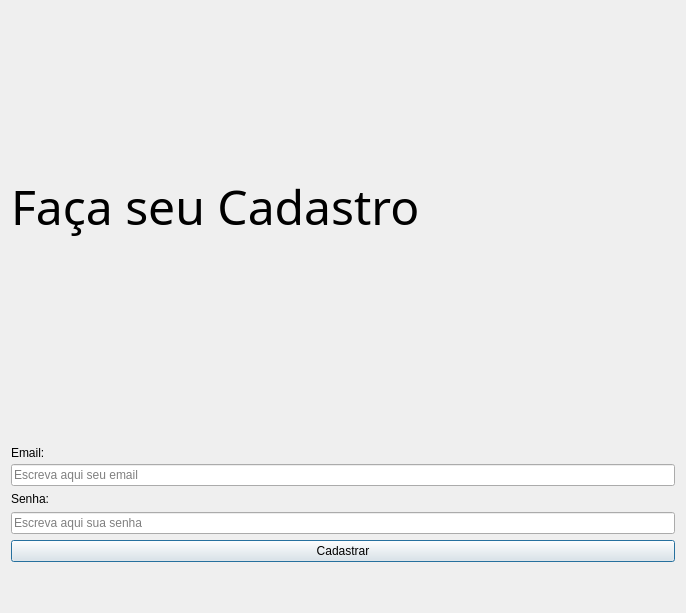
<?xml version="1.0" encoding="UTF-8"?>
<ui version="4.0">
 <class>Dialog</class>
 <widget class="QDialog" name="Dialog">
  <property name="geometry">
   <rect>
    <x>0</x>
    <y>0</y>
    <width>686</width>
    <height>613</height>
   </rect>
  </property>
  <property name="windowTitle">
   <string>Dialog</string>
  </property>
  <layout class="QVBoxLayout" name="verticalLayout">
   <item>
    <widget class="QLabel" name="label">
     <property name="maximumSize">
      <size>
       <width>16777215</width>
       <height>400</height>
      </size>
     </property>
     <property name="font">
      <font>
       <family>MS PGothic</family>
       <pointsize>36</pointsize>
      </font>
     </property>
     <property name="text">
      <string>Faça seu Cadastro</string>
     </property>
    </widget>
   </item>
   <item>
    <spacer name="verticalSpacer">
     <property name="orientation">
      <enum>Qt::Orientation::Vertical</enum>
     </property>
     <property name="sizeType">
      <enum>QSizePolicy::Policy::Preferred</enum>
     </property>
     <property name="sizeHint" stdset="0">
      <size>
       <width>20</width>
       <height>40</height>
      </size>
     </property>
    </spacer>
   </item>
   <item>
    <widget class="QLabel" name="label_2">
     <property name="maximumSize">
      <size>
       <width>16777215</width>
       <height>10</height>
      </size>
     </property>
     <property name="text">
      <string>Email:</string>
     </property>
    </widget>
   </item>
   <item>
    <widget class="QLineEdit" name="lineEdit">
     <property name="text">
      <string/>
     </property>
     <property name="placeholderText">
      <string>Escreva aqui seu email</string>
     </property>
    </widget>
   </item>
   <item>
    <widget class="QLabel" name="label_3">
     <property name="maximumSize">
      <size>
       <width>16777215</width>
       <height>14</height>
      </size>
     </property>
     <property name="text">
      <string>Senha:</string>
     </property>
    </widget>
   </item>
   <item>
    <widget class="QLineEdit" name="lineEdit_2">
     <property name="text">
      <string/>
     </property>
     <property name="placeholderText">
      <string>Escreva aqui sua senha</string>
     </property>
    </widget>
   </item>
   <item>
    <widget class="QPushButton" name="pushButton">
     <property name="text">
      <string>Cadastrar</string>
     </property>
    </widget>
   </item>
   <item>
    <spacer name="verticalSpacer_2">
     <property name="orientation">
      <enum>Qt::Orientation::Vertical</enum>
     </property>
     <property name="sizeType">
      <enum>QSizePolicy::Policy::Minimum</enum>
     </property>
     <property name="sizeHint" stdset="0">
      <size>
       <width>20</width>
       <height>40</height>
      </size>
     </property>
    </spacer>
   </item>
  </layout>
 </widget>
 <resources/>
 <connections/>
</ui>
